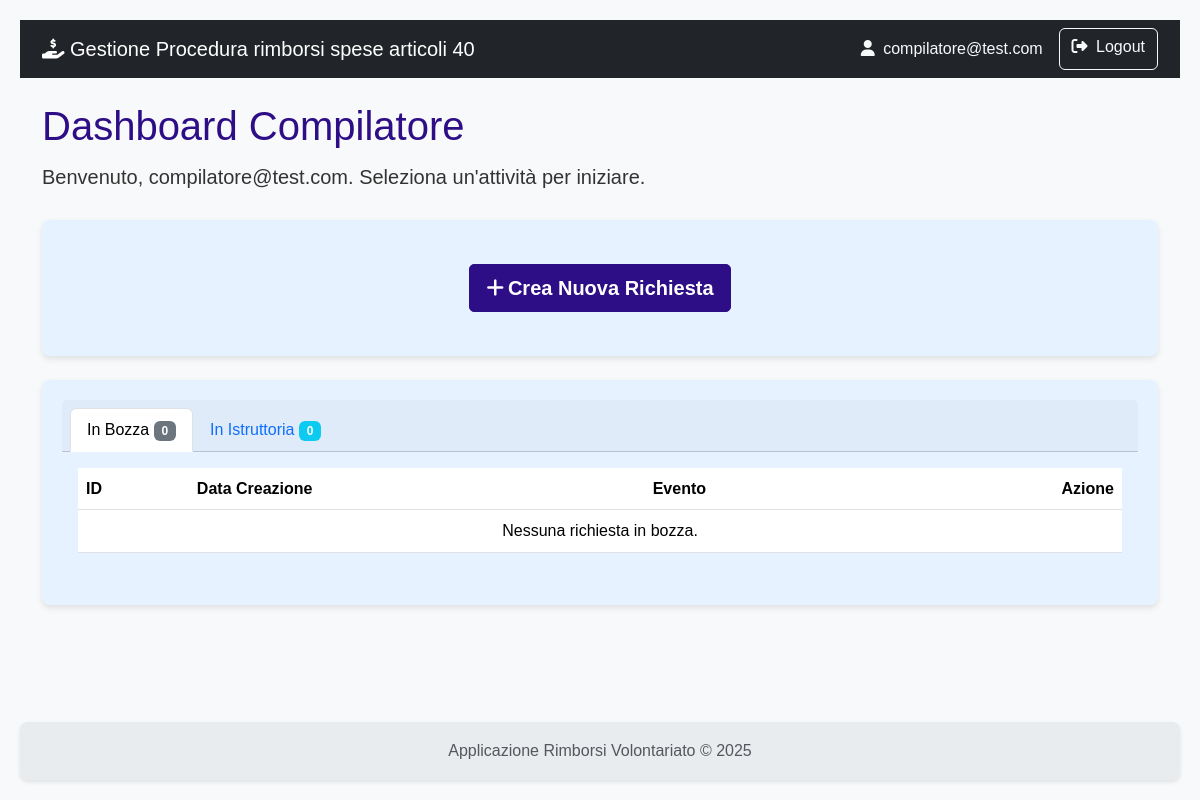
Before: /dashboard (signed in) with the older database file.
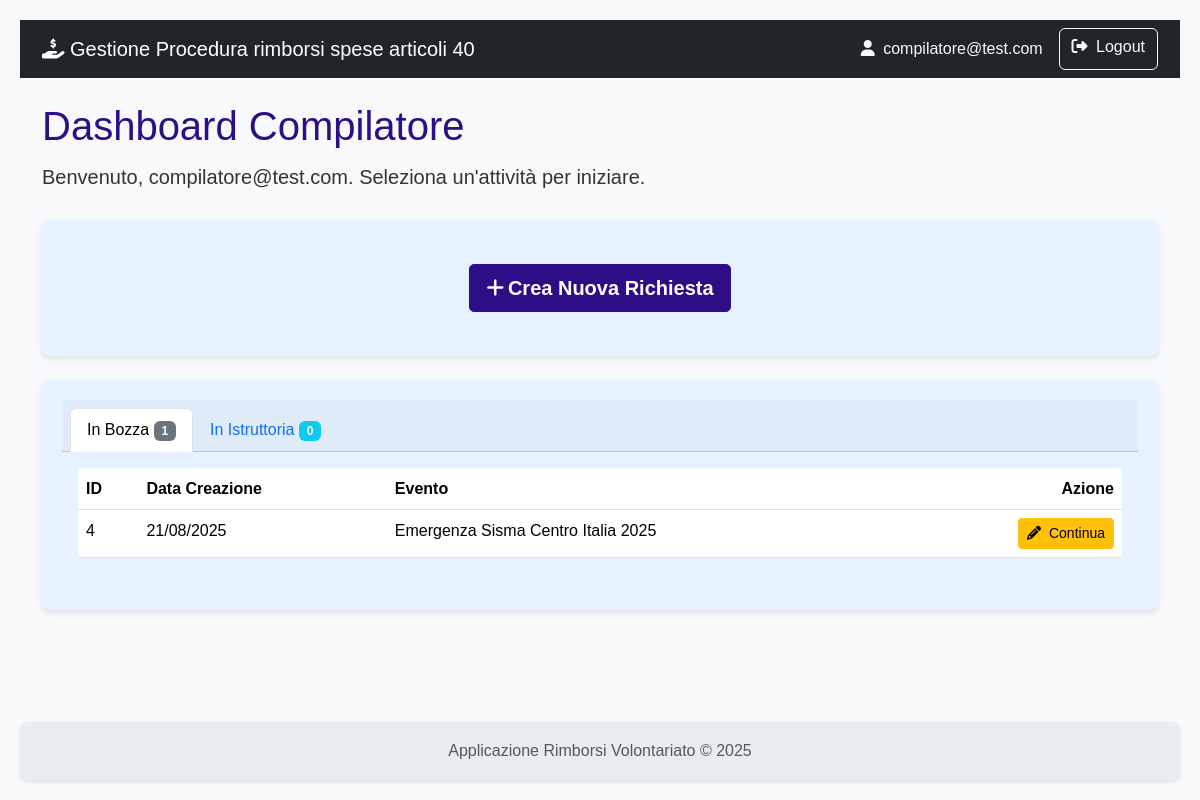
After: the same page with the newer database file.
### rimborsi/models.py (models this page shows)
class Richiesta(db.Model):
    id = db.Column(db.Integer, primary_key=True)
    stato = db.Column(db.String(1), default='A', nullable=False)
    esito = db.Column(db.String(1))
    attivita_svolta = db.Column(db.Text)
    data_inizio_attivita = db.Column(db.Date)
    data_fine_attivita = db.Column(db.Date)
    numero_volontari_coinvolti = db.Column(db.Integer)
    data_creazione = db.Column(db.DateTime, default=datetime.utcnow)
    data_invio = db.Column(db.DateTime)
    protocollo_invio = db.Column(db.String(50), nullable=True)
    note_istruttoria = db.Column(db.Text, nullable=True)
    data_fine_istruttoria = db.Column(db.DateTime)
    protocollo_istruttoria = db.Column(db.String(50), nullable=True)
    evento_id = db.Column(db.Integer, db.ForeignKey('evento.id'), nullable=False)
    organizzazione_id = db.Column(db.Integer, db.ForeignKey('organizzazione.id'), nullable=False)
    impieghi = db.relationship('ImpiegoMezzoAttrezzatura', backref='richiesta', lazy=True, cascade="all, delete-orphan")
    spese = db.relationship('Spesa', backref='richiesta', lazy=True, cascade="all, delete-orphan")
    __table_args__ = (
        db.UniqueConstraint('protocollo_invio', name='uq_richiesta_protocollo_invio'),
        db.UniqueConstraint('protocollo_istruttoria', name='uq_richiesta_protocollo_istruttoria'),
    )

class Evento(db.Model):
    id = db.Column(db.Integer, primary_key=True)
    protocollo_attivazione = db.Column(db.String(50), unique=True)
    nome = db.Column(db.String(100), nullable=False)
    descrizione = db.Column(db.Text)
    tipologia = db.Column(db.String(1), nullable=False)
    data_inizio = db.Column(db.Date)
    data_fine = db.Column(db.Date)
    richieste = db.relationship('Richiesta', backref='evento', lazy=True)
    __table_args__ = (db.UniqueConstraint('protocollo_attivazione', name='uq_evento_protocollo_attivazione'),)

### rimborsi/main/routes.py (the view, shortened to what this page needs)
@main.route('/dashboard')
@login_required # Solo gli utenti loggati possono vedere la dashboard
def dashboard():
    template_data = {}
    if current_user.role == 'istruttore':
        richieste_da_istruire = Richiesta.query.filter_by(stato='B').all()
        richieste_istruite = Richiesta.query.filter_by(stato='C').all()
        template_data['richieste_da_istruire'] = richieste_da_istruire
        template_data['richieste_istruite'] = richieste_istruite
        template_data['conteggio_da_istruire'] = len(richieste_da_istruire)
        template_data['conteggio_istruite'] = len(richieste_istruite)
    elif current_user.role == 'compilatore':
        organizzazione_utente = current_user.organizzazioni[0] if current_user.organizzazioni else None
        richieste_in_bozza = []
        richieste_in_istruttoria = []
        if not organizzazione_utente:
            flash(
                'Non sei compilatore di nessuna organizzazione. '
                'Contatta l\'amministratore per farti associare ad un\'organizzazione.',
                'warning'
            )
            template_data['compilatore_senza_organizzazione'] = True
        else:
            richieste_in_bozza = Richiesta.query.filter_by(
                stato='A',
                organizzazione_id=organizzazione_utente.id
            ).order_by(Richiesta.data_creazione.desc()).all()
            richieste_in_istruttoria = Richiesta.query.filter_by(
                stato='B',
                organizzazione_id=organizzazione_utente.id
            ).order_by(Richiesta.data_invio.desc()).all()
            template_data['compilatore_senza_organizzazione'] = False
        template_data['richieste_in_bozza'] = richieste_in_bozza
        template_data['richieste_in_istruttoria'] = richieste_in_istruttoria
    return render_template('main/dashboard.html', **template_data)

### rimborsi/templates/main/dashboard.html (shortened to what the changed rows need)
{% extends 'base.html' %}
{% block content %}
    <h1 class="mb-2">
        {% if current_user.role == 'istruttore' %}
            Pannello di Controllo Istruttore
        {% elif current_user.role == 'compilatore' %}
            Dashboard Compilatore
        {% elif current_user.role == 'amministratore' %}
            Pannello di Amministrazione
        {% else %}
            Area di Gestione
        {% endif %}
    </h1>
    {% if current_user.role == 'istruttore' %}
    <div class="row row-cols-1 row-cols-md-3 g-4 mb-4">
        <div class="col">
            <div class="card text-white bg-primary shadow-sm h-100">
                <div class="card-body">
                    <h5 class="card-title">Da Istruire</h5>
                    <p class="card-text fs-2 fw-bold">{{ conteggio_da_istruire }}</p>
                </div>
            </div>
        </div>
        <div class="col">
            <div class="card text-white bg-success shadow-sm h-100">
                <div class="card-body">
                    <h5 class="card-title">Istruite</h5>
                    <p class="card-text fs-2 fw-bold">{{ conteggio_istruite }}</p>
                </div>
            </div>
        </div>
        <div class="col">
            <div class="card shadow-sm h-100">
                <div class="card-body d-flex flex-column justify-content-center">
                     <a href="{{ url_for('istruttoria.gestione_eventi') }}" class="btn btn-outline-secondary">
                        <i class="fas fa-calendar-alt me-1"></i> Gestisci Eventi
                    </a>
                </div>
            </div>
        </div>
    </div>
    <div class="card shadow-sm">
        <div class="card-header">
            <ul class="nav nav-tabs card-header-tabs">
                <li class="nav-item">
                    <a class="nav-link active" data-bs-toggle="tab" href="#tab-da-istruire">
                        Da Istruire <span class="badge bg-primary">{{ conteggio_da_istruire }}</span>
                    </a>
                </li>
                <li class="nav-item">
                    <a class="nav-link" data-bs-toggle="tab" href="#tab-istruite">
                        Istruite <span class="badge bg-success">{{ conteggio_istruite }}</span>
                    </a>
                </li>
            </ul>
        </div>
        <div class="card-body">
            <div class="tab-content">
                <div class="tab-pane fade show active" id="tab-da-istruire">
                    <table class="table table-hover">
                        <thead>
                            <tr>
                                <th>Data Invio</th>
                                <th>Protocollo</th>
                                <th>Organizzazione</th>
                                <th class="text-end">Importo Richiesto</th>
                                <th class="text-center">Azione</th>
                            </tr>
                        </thead>
                        <tbody>
                            {% for richiesta in richieste_da_istruire %}
                            <tr>
                                <td>{{ richiesta.data_invio.strftime('%d/%m/%Y') }}</td>
                                <td>{{ richiesta.protocollo_invio }}</td>
                                <td>{{ richiesta.organizzazione.nome }}</td>
                                <td class="text-end">&euro; {{ "%.2f"|format(richiesta.spese|sum(attribute='importo_richiesto')) }}</td>
                                <td class="text-center">
                                    <a href="{{ url_for('istruttoria.dettaglio_istruttoria', richiesta_id=richiesta.id) }}" class="btn btn-warning btn-sm" title="Avvia Istruttoria">
                                        <i class="fas fa-pencil-alt"></i>
                                    </a>
                                </td>
                            </tr>
                            {% else %}
                            <tr><td colspan="5" class="text-center text-muted">Nessuna richiesta da istruire.</td></tr>
                            {% endfor %}
                        </tbody>
                    </table>
                </div>
                <div class="tab-pane fade" id="tab-istruite">
                    <table class="table table-hover">
                        <thead>
                            <tr>
                                <th>Data Fine Istruttoria</th>
                                <th>Protocollo</th>
                                <th>Organizzazione</th>
                                <th class="text-end">Importo Approvato</th>
                                <th class="text-center">Esito</th>
                            </tr>
                        </thead>
                        <tbody>
                            {% for richiesta in richieste_istruite %}
                            <tr>
                                <td>{{ richiesta.data_fine_istruttoria.strftime('%d/%m/%Y') }}</td>
                                <td>{{ richiesta.protocollo_istruttoria }}</td>
                                <td>{{ richiesta.organizzazione.nome }}</td>
                                <td class="text-end">&euro; 0.00</td>
                                <td class="text-center"><span class="badge bg-secondary">{{ richiesta.esito }}</span></td>
                            </tr>
                            {% else %}
                            <tr><td colspan="5" class="text-center text-muted">Nessuna richiesta già istruita.</td></tr>
                            {% endfor %}
                        </tbody>
                    </table>
                </div>
            </div>
        </div>
    </div>
    {% elif current_user.role == 'compilatore' %}
    {% if compilatore_senza_organizzazione %}
        <div class="row justify-content-center">
            <div class="col-md-8">
                <div class="alert alert-warning alert-dismissible fade show" role="alert">
                    <div class="d-flex align-items-center">
                        <i class="fas fa-exclamation-triangle fa-2x me-3"></i>
                        <div>
                            <h5 class="alert-heading mb-1">Accesso Limitato</h5>
                            <p class="mb-0">
                                Non sei associato a nessuna organizzazione.
                                <strong>Contatta l'amministratore</strong> per farti associare ad un'organizzazione
                                e iniziare a compilare richieste di rimborso.
                            </p>
                        </div>
                    </div>
                    <button type="button" class="btn-close" data-bs-dismiss="alert" aria-label="Close"></button>
                </div>
                <div class="card shadow-sm">
                    <div class="card-body text-center p-5">
                        <i class="fas fa-building fa-3x text-muted mb-3"></i>
                        <h4 class="text-muted mb-3">Organizzazione Mancante</h4>
                        <p class="text-muted mb-4">
                            Per poter compilare richieste di rimborso, devi essere associato ad almeno un'organizzazione.
                            <br>L'amministratore del sistema può assegnarti alle organizzazioni appropriate.
                        </p>
                        <div class="alert alert-info">
                            <i class="fas fa-info-circle me-2"></i>
                            Nel frattempo, puoi disconnetterti e aspettare che l'amministratore completi l'associazione.
                        </div>
                    </div>
                </div>
            </div>
        </div>
    {% else %}
        <div class="card shadow-sm mb-4">
            <div class="card-body text-center p-4">
                <a href="{{ url_for('richiesta.crea_richiesta') }}" class="btn btn-primary btn-lg">
                    <i class="fas fa-plus me-1"></i> Crea Nuova Richiesta
                </a>
            </div>
        </div>
        <div class="card shadow-sm">
        <div class="card-header">
            <ul class="nav nav-tabs card-header-tabs">
                <li class="nav-item">
                    <a class="nav-link active" data-bs-toggle="tab" href="#tab-bozza">
                        In Bozza <span class="badge bg-secondary">{{ richieste_in_bozza|length }}</span>
                    </a>
                </li>
                <li class="nav-item">
                    <a class="nav-link" data-bs-toggle="tab" href="#tab-istruttoria">
                        In Istruttoria <span class="badge bg-info">{{ richieste_in_istruttoria|length }}</span>
                    </a>
                </li>
            </ul>
        </div>
        <div class="card-body">
            <div class="tab-content">
                <div class="tab-pane fade show active" id="tab-bozza">
                    <table class="table table-hover">
                        <thead>
                            <tr>
                                <th>ID</th>
                                <th>Data Creazione</th>
                                <th>Evento</th>
                                <th class="text-end">Azione</th>
                            </tr>
                        </thead>
                        <tbody>
                            {% for richiesta in richieste_in_bozza %}
                            <tr>
                                <td>{{ richiesta.id }}</td>
                                <td>{{ richiesta.data_creazione.strftime('%d/%m/%Y') }}</td>
                                <td>{{ richiesta.evento.nome }}</td>
                                <td class="text-end">
                                 <a href="{{ url_for('richiesta.dettaglio_richiesta', richiesta_id=richiesta.id) }}" class="btn btn-warning btn-sm" title="Continua Compilazione">
                                 <i class="fas fa-pencil-alt me-1"></i> Continua
                                </a>
                                </td>
                            </tr>
                            {% else %}
                            <tr><td colspan="4" class="text-center">Nessuna richiesta in bozza.</td></tr>
                            {% endfor %}
                        </tbody>
                    </table>
                </div>
            </div>
        </div>
    </div>
    {% endif %}
    {% endif %}
{% endblock %}

Changed rows visible on the page:
added Richiesta: id "4", data_creazione "21/08/2025", evento.nome "Emergenza Sisma Centro Italia 2025"
Other visible differences:
{{ richieste_in_bozza|length }}: "0" → "1"
text no longer shown: "Nessuna richiesta in bozza."
